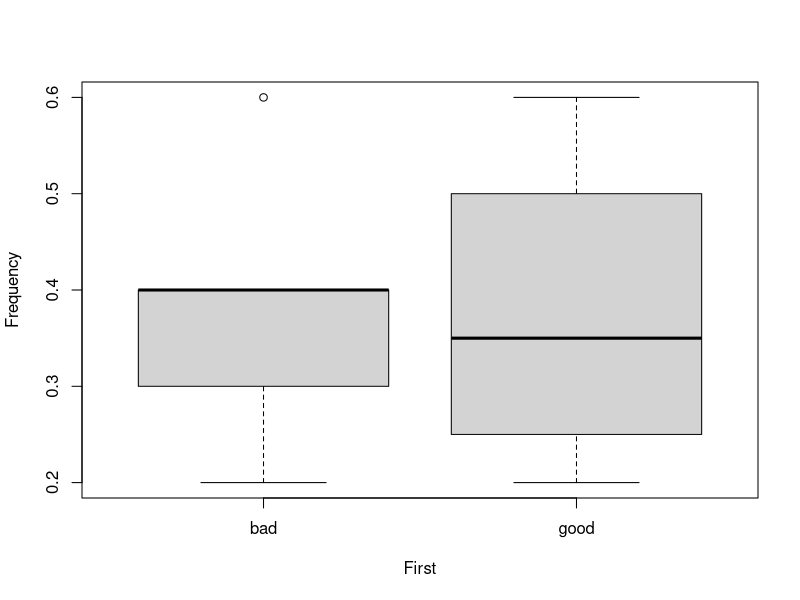
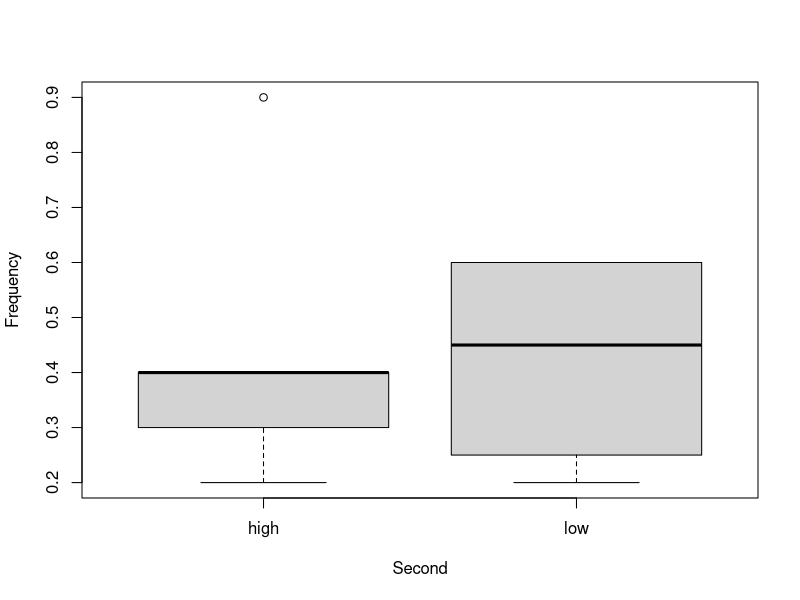
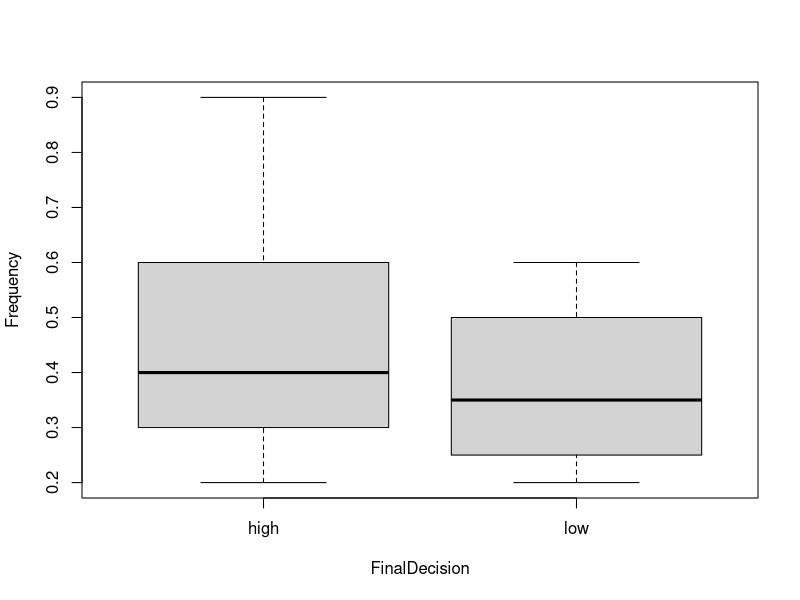
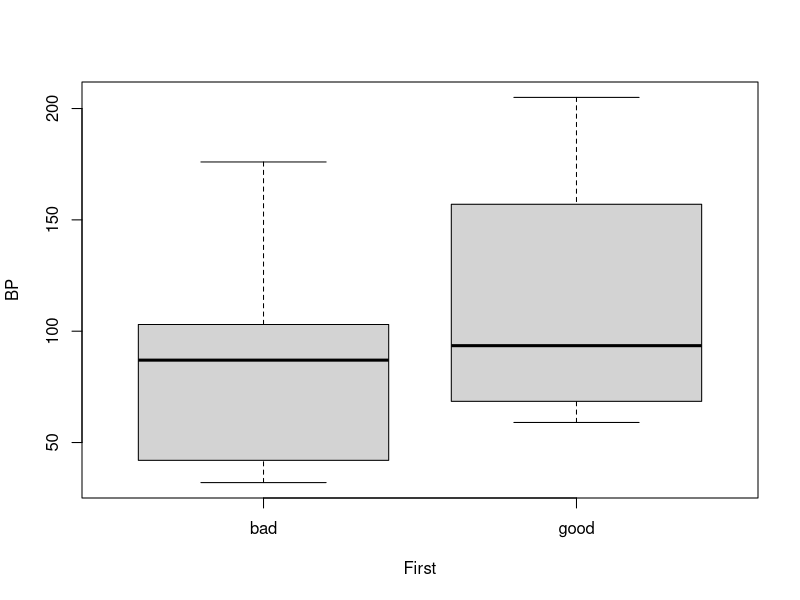
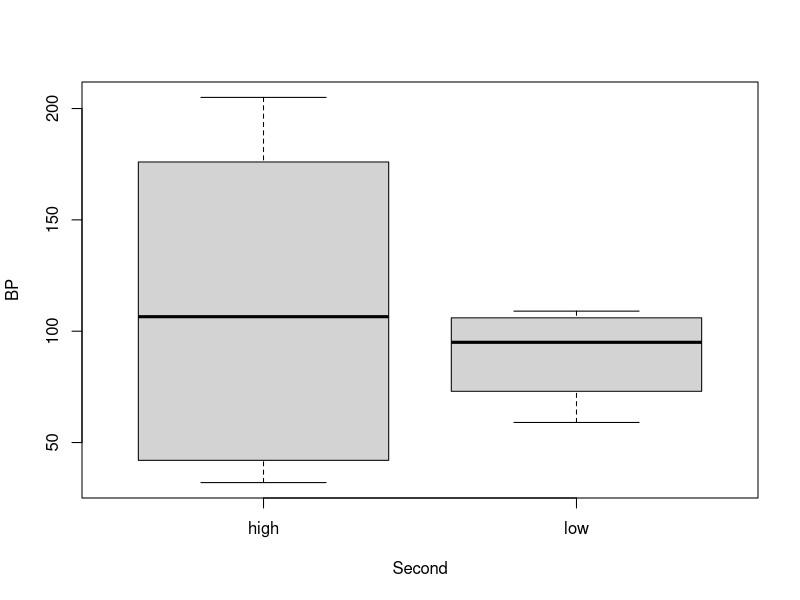
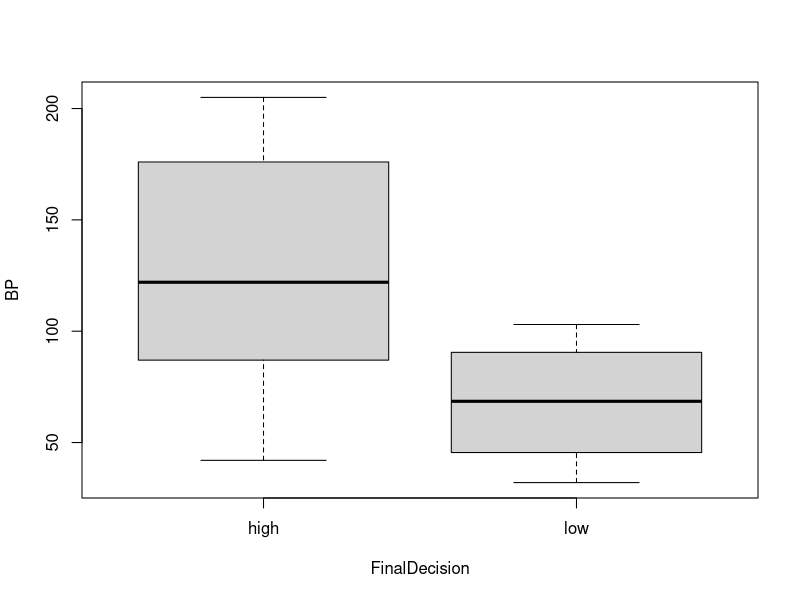
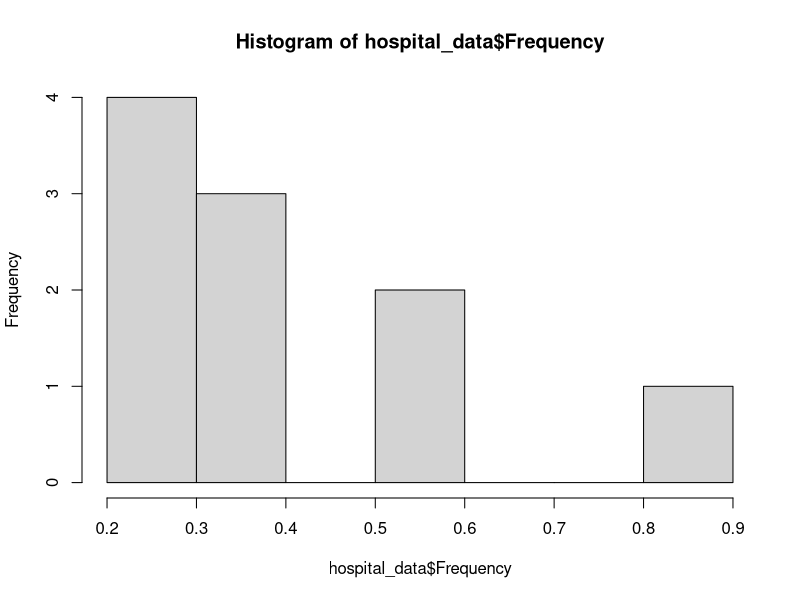
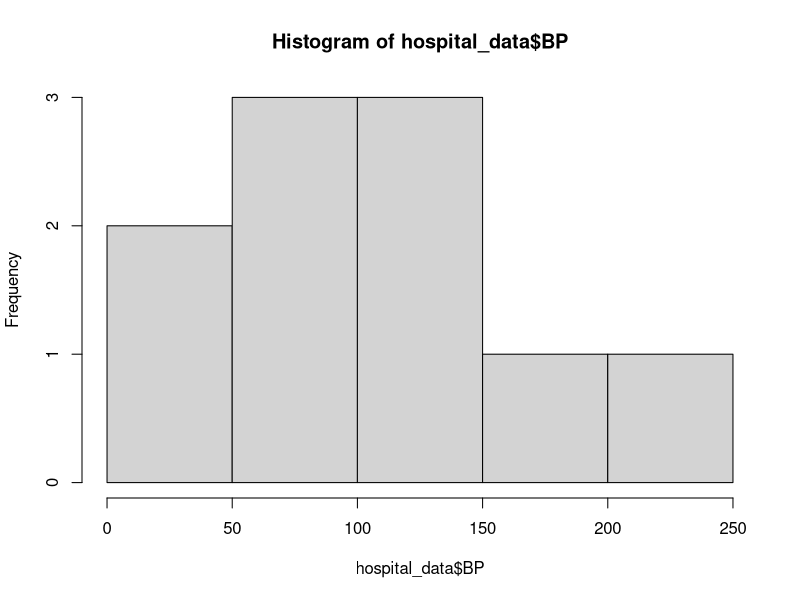

These charts were generated, in order, by the following R code:
hospital_data <- data.frame(t(data.frame(c("0.6","103","bad","low","low"),
  c("0.3","87","bad","low","high"),
  c("0.4","32","bad","high","low"),
  c("0.4","42","bad","high","high"),
  c("0.2","59","good","low","low"),
  c("0.6","109","good","low","high"),
  c("0.3","78","good","high","low"),
  c("0.4","205","good","high","high"),
  c("0.9","135","NA","high","high"),
  c("0.2","176","bad","high","high"))))
row.names(hospital_data) <- 1:nrow(hospital_data)
colnames(hospital_data) <- c("Frequency", 
                             "BP", "First", 
                             "Second",
                             "FinalDecision")
hospital_data$Frequency <- as.numeric(hospital_data$Frequency)
hospital_data$BP <- as.numeric(hospital_data$BP)
hospital_data$First[which(hospital_data$First == "NA")] <- NA
boxplot(Frequency ~ First, data = hospital_data)
boxplot(Frequency ~ Second, data = hospital_data)
boxplot(Frequency ~ FinalDecision, data = hospital_data)
boxplot(BP ~ First, data = hospital_data)
boxplot(BP ~ Second, data = hospital_data)
boxplot(BP ~ FinalDecision, data = hospital_data)

hist(hospital_data$Frequency)
hist(hospital_data$BP)
